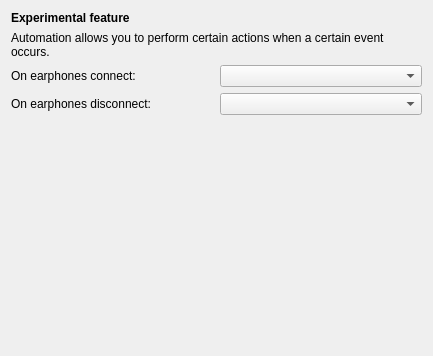
<?xml version="1.0" encoding="UTF-8"?>
<ui version="4.0">
 <class>OfbQtAutomationModule</class>
 <widget class="QWidget" name="OfbQtAutomationModule">
  <property name="geometry">
   <rect>
    <x>0</x>
    <y>0</y>
    <width>433</width>
    <height>356</height>
   </rect>
  </property>
  <property name="windowTitle">
   <string>Automation</string>
  </property>
  <layout class="QGridLayout" name="gridLayout">
   <item row="1" column="0" colspan="2">
    <widget class="QLabel" name="label">
     <property name="text">
      <string>Automation allows you to perform certain actions when a certain event occurs.</string>
     </property>
     <property name="wordWrap">
      <bool>true</bool>
     </property>
    </widget>
   </item>
   <item row="2" column="0">
    <widget class="QLabel" name="label_2">
     <property name="text">
      <string>On earphones connect:</string>
     </property>
    </widget>
   </item>
   <item row="3" column="0">
    <widget class="QLabel" name="label_4">
     <property name="text">
      <string>On earphones disconnect:</string>
     </property>
    </widget>
   </item>
   <item row="3" column="1">
    <widget class="QComboBox" name="on_disconnect_action"/>
   </item>
   <item row="0" column="0" colspan="2">
    <widget class="QLabel" name="label_3">
     <property name="font">
      <font>
       <bold>true</bold>
      </font>
     </property>
     <property name="text">
      <string>Experimental feature</string>
     </property>
    </widget>
   </item>
   <item row="2" column="1">
    <widget class="QComboBox" name="on_connect_action"/>
   </item>
   <item row="4" column="0">
    <spacer name="verticalSpacer">
     <property name="orientation">
      <enum>Qt::Orientation::Vertical</enum>
     </property>
     <property name="sizeHint" stdset="0">
      <size>
       <width>20</width>
       <height>40</height>
      </size>
     </property>
    </spacer>
   </item>
  </layout>
 </widget>
 <resources/>
 <connections/>
</ui>
